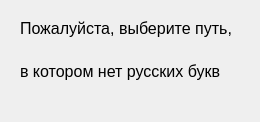
<?xml version="1.0" encoding="UTF-8"?>
<ui version="4.0">
 <class>Dialog</class>
 <widget class="QDialog" name="Dialog">
  <property name="geometry">
   <rect>
    <x>0</x>
    <y>0</y>
    <width>260</width>
    <height>122</height>
   </rect>
  </property>
  <property name="windowTitle">
   <string>Dialog</string>
  </property>
  <widget class="QWidget" name="verticalLayoutWidget">
   <property name="geometry">
    <rect>
     <x>20</x>
     <y>10</y>
     <width>219</width>
     <height>80</height>
    </rect>
   </property>
   <layout class="QVBoxLayout" name="verticalLayout">
    <item>
     <widget class="QLabel" name="label">
      <property name="font">
       <font>
        <pointsize>12</pointsize>
       </font>
      </property>
      <property name="text">
       <string>Пожалуйста, выберите путь, </string>
      </property>
     </widget>
    </item>
    <item>
     <widget class="QLabel" name="label_2">
      <property name="font">
       <font>
        <pointsize>12</pointsize>
       </font>
      </property>
      <property name="text">
       <string>в котором нет русских букв</string>
      </property>
     </widget>
    </item>
   </layout>
  </widget>
 </widget>
 <resources/>
 <connections/>
</ui>
